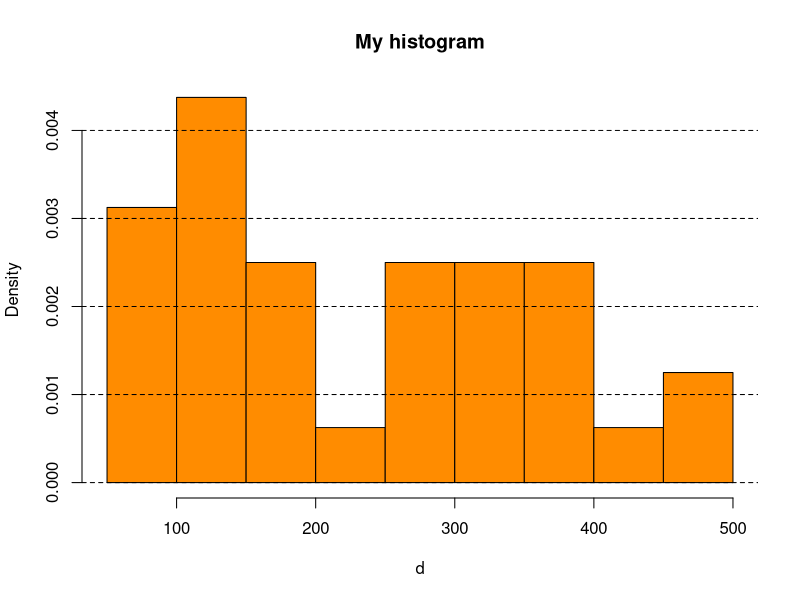
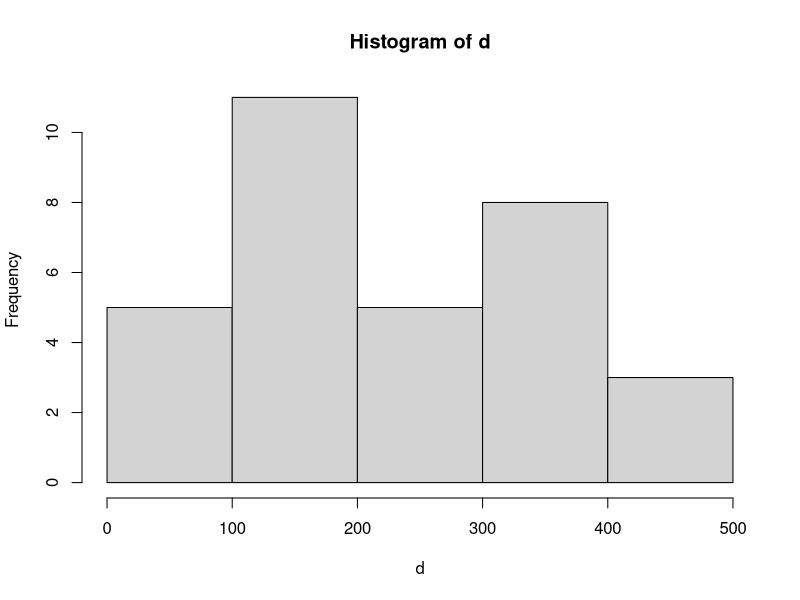
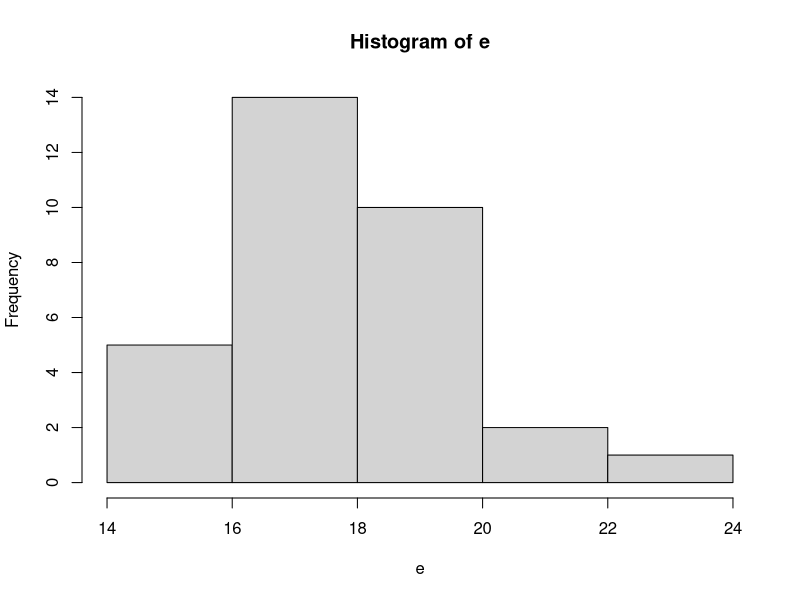
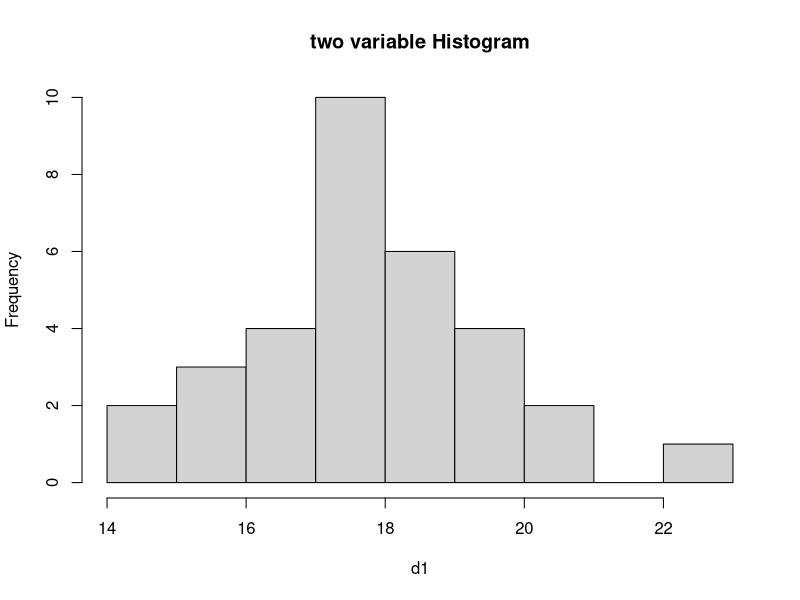
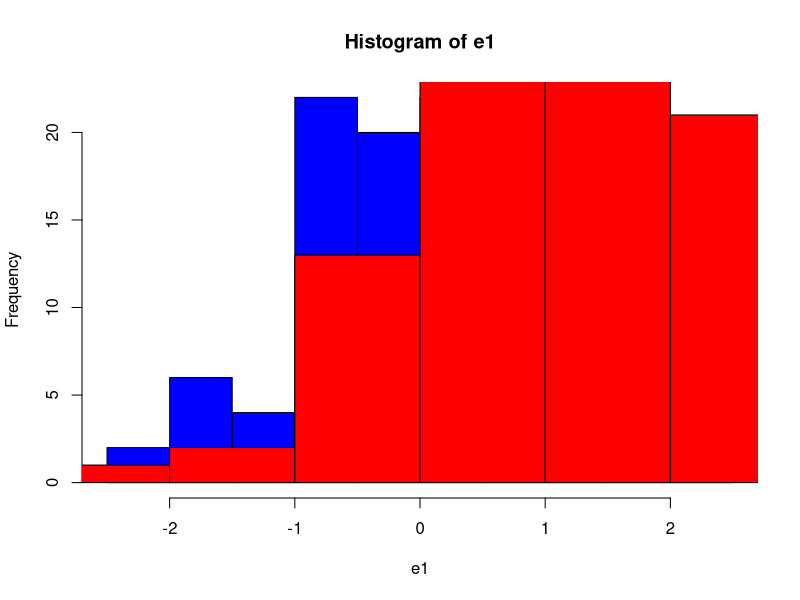
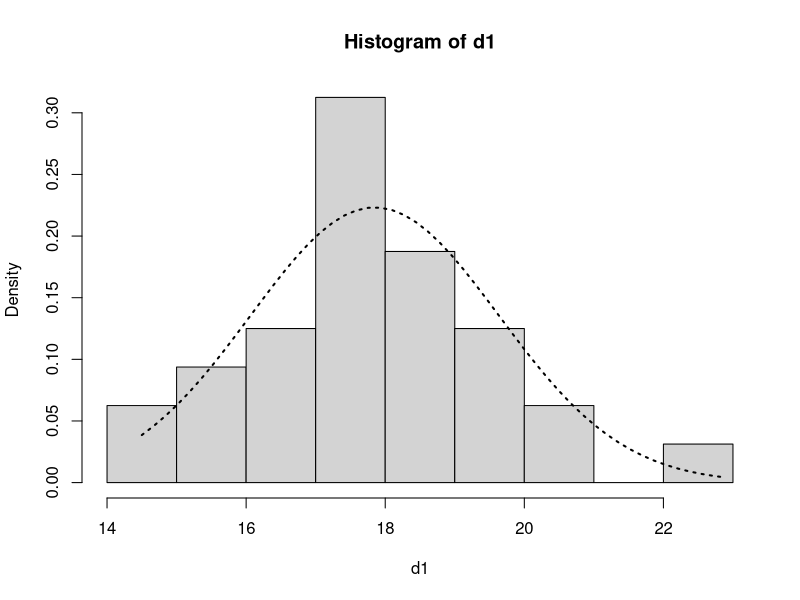

Generate these figures, in order, with R:
## ---- chunk 1
knitr::opts_chunk$set(echo = TRUE)
## ---- chunk 2
data<-data(mtcars)
d<-mtcars$disp
hist(d, main = "My histogram", probability = TRUE,col = "darkorange")
grid(nx = NA, ny = NULL, lty = 2, col = "black", lwd = 1)

## ---- chunk 3
summary(d)
sort(d)
hist(d,breaks = 5)
## ---- chunk 4
e<- mtcars$qsec
hist(e,breaks=3)
## ---- chunk 5
summary(e)
## ---- chunk 6
d1<- mtcars$qsec
d2<- mtcars$wt
hist(d1,main="two variable Histogram")
hist(d2,col="red",add=TRUE)
summary(d2)
summary(d1)
e1<- rnorm(100,mean=0,sd=1)
e2<- rnorm(100,mean=1,sd=1)
hist(e1,col="blue")
hist(e2,col="red",add=TRUE)
## ---- chunk 7
hist(d1,probability = TRUE)
x<- seq(min(d1),max(d1),length=50)
p<- dnorm(x,mean=mean(d1),sd=sd(d1))
lines(x,p,col="black",lwd=2,lty=3)
